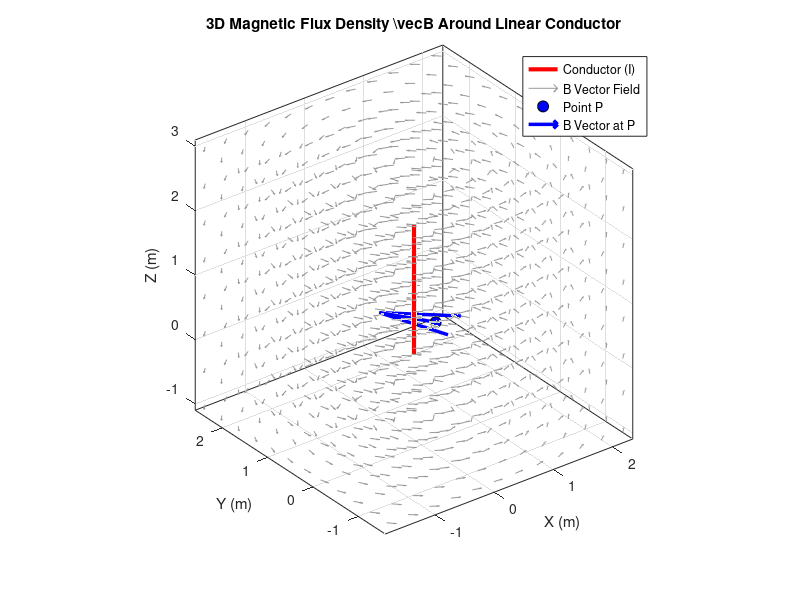

Here is the MATLAB script that generated this plot:
function main()
    % --- Input Parameters ---
    I = 1;                  % Current in Amperes
    l = 2;                 % Length of conductor in meters
    A = [0.25, 0.5, 0];           % Conductor start point A(Ax, Ay, Az)
    P = [1, 1, 0];           % Target evaluation point P(Px, Py, Pz)
    mu0 = 4*pi*1e-7;         % Permeability of free space

    % --- Single Point B-Field Calculation ---
    [Bx_P, By_P, Bz_P] = calc_B_field(P(1), P(2), P(3), A, l, I, mu0);
    B_mag_P = norm([Bx_P, By_P, Bz_P]);

    fprintf('Magnetic Flux Density B at P(%g, %g, %g):\n', P(1), P(2), P(3));
    fprintf('  Bx = %.3e T\n', Bx_P);
    fprintf('  By = %.3e T\n', By_P);
    fprintf('  Bz = %.3e T\n', Bz_P);
    fprintf('  |B| = %.3e T\n\n', B_mag_P);

    % --- 3D Vector Field Grid ---
    grid_x = linspace(A(1) - 2, A(1) + 2, 12);
    grid_y = linspace(A(2) - 2, A(2) + 2, 12);
    grid_z = linspace(A(3) - 1, A(3) + l + 1, 8);

    [X, Y, Z] = meshgrid(grid_x, grid_y, grid_z);
    Bx = zeros(size(X));
    By = zeros(size(Y));
    Bz = zeros(size(Z));

    for i = 1:numel(X)
        [Bx(i), By(i), Bz(i)] = calc_B_field(X(i), Y(i), Z(i), A, l, I, mu0);
    end

    % --- Visualization ---
    figure('Color', 'w');
    hold on; grid on; box on;
    view(3);

    % 1. Conductor wire
    line([A(1), A(1)], [A(2), A(2)], [A(3), A(3)+l], ...
        'Color', 'r', 'LineWidth', 3, 'DisplayName', 'Conductor (I)');

    % 2. 3D Vector Field (Normalized for visual clarity)
    B_mag = sqrt(Bx.^2 + By.^2 + Bz.^2);
    B_mag(B_mag == 0) = NaN; % Avoid divide-by-zero on conductor axis
    quiver3(X, Y, Z, Bx./B_mag, By./B_mag, Bz./B_mag, 0.4, ...
        'Color', [0.6 0.6 0.6], 'DisplayName', 'B Vector Field');

    % 3. Point P and local B vector
    plot3(P(1), P(2), P(3), 'ko', 'MarkerFaceColor', 'b', 'MarkerSize', 8, 'DisplayName', 'Point P');
    quiver3(P(1), P(2), P(3), Bx_P/B_mag_P, By_P/B_mag_P, Bz_P/B_mag_P, 0.8, ...
        'Color', 'b', 'LineWidth', 2.5, 'MaxHeadSize', 0.8, 'DisplayName', 'B Vector at P');

    % Labeling
    xlabel('X (m)'); ylabel('Y (m)'); zlabel('Z (m)');
    title('3D Magnetic Flux Density \vec{B} Around Linear Conductor');
    legend('Location', 'northeast');
    axis equal;
    rotate3d on;
end

function [Bx, By, Bz] = calc_B_field(Px, Py, Pz, A, l, I, mu0)
    z1 = A(3);
    z2 = A(3) + l;
    
    rx = Px - A(1);
    ry = Py - A(2);
    rho2 = rx^2 + ry^2;
    
    % Singularity check on axis
    if rho2 < 1e-12
        Bx = 0; By = 0; Bz = 0;
        return;
    end
    
    R1 = sqrt(rho2 + (Pz - z1)^2);
    R2 = sqrt(rho2 + (Pz - z2)^2);
    
    term = ((z2 - Pz) / R2) - ((z1 - Pz) / R1);
    factor = (mu0 * I) / (4 * pi * rho2) * term;
    
    Bx = -ry * factor;
    By =  rx * factor;
    Bz =  0;
end
